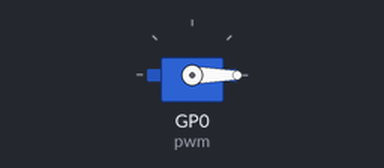
Bench run of a program on a simulated Raspberry Pi Pico running MicroPython. Shown: servo. Servo angles are drawn from the pulse width (0.5 ms = 0°, 2.5 ms = 180°).

Above: at 0.05 s.
At 1.5 s:
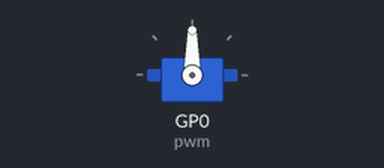
At 3.0 s:
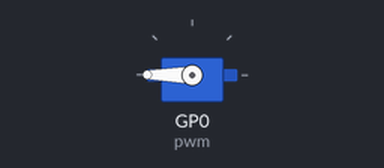
Timing chart, 0 to 6.9 s (numbered marks = the images above):
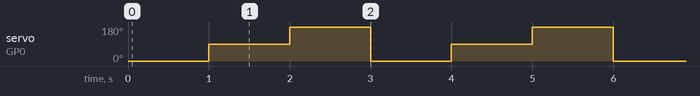

The program:

Servo_test_1.py
```python
'''
 * Keyestudio 24 in 1 Starter Kit for Raspberry Pi Pico
 * lesson 19.1
 * Servo test 1
 * http://www.keyestudio.com
'''
from machine import Pin, PWM
import time
pwm = PWM(Pin(0))
pwm.freq(50)

'''
角度对应的占空比
0°----2.5%----1638
45°----5%----3276
90°----7.5%----4915
135°----10%----6553
180°----12.5%----8192
'''
angle_0 = 1638
angle_90 = 4915
angle_180 = 8192

while True:
    pwm.duty_u16(angle_0)
    time.sleep(1)
    pwm.duty_u16(angle_90)
    time.sleep(1)
    pwm.duty_u16(angle_180)
    time.sleep(1)
```

Measured:
- by itself, servo on GP0 (pwm): repeats every 3.0 s: 180° 1.0 s, 0° 1.0 s, 90° 1.0 s
